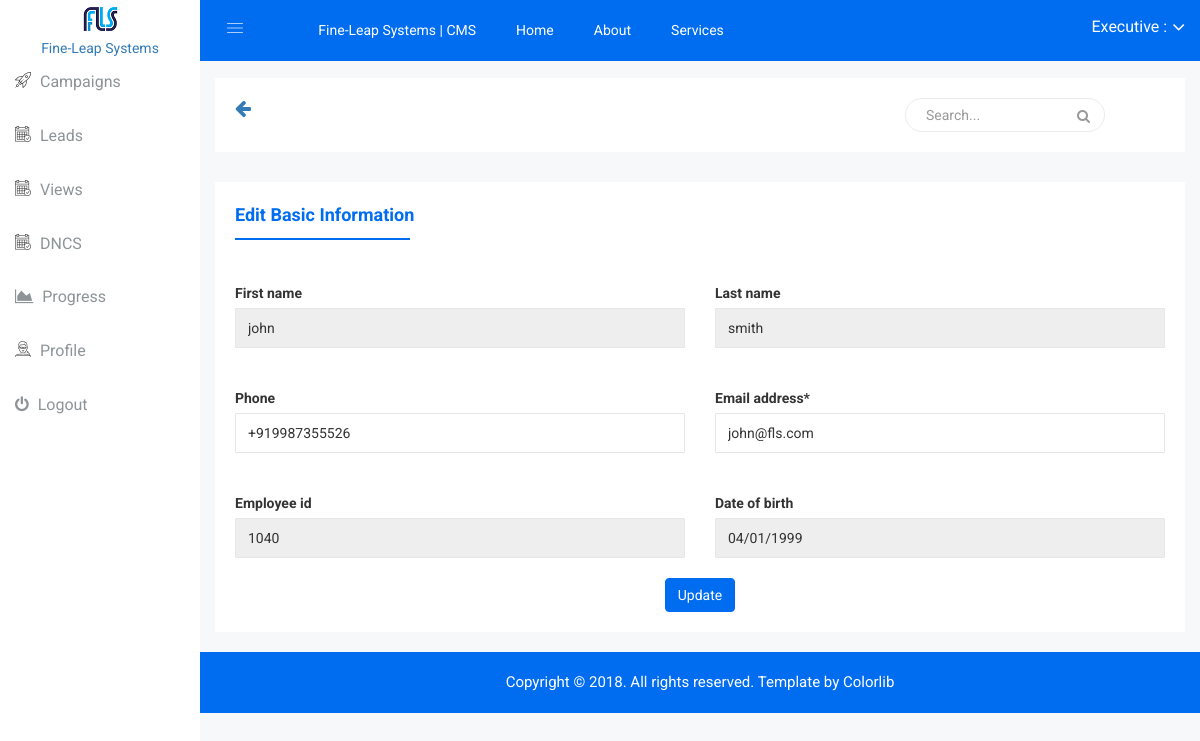
The page /profile/update/ (signed in) on the database its author committed.
### portal/models.py (models this page shows, shortened)
class User(AbstractBaseUser, PermissionsMixin):
    email = models.EmailField(_('email address'), unique=True)
    first_name = models.CharField(max_length=32, blank=True)
    last_name = models.CharField(max_length=32, blank=True)
    phone = models.CharField(max_length=13, blank=True)
    employee_id = models.CharField(max_length=12, blank=True)
    date_joined = models.DateTimeField(_('date joined'), auto_now_add=True)
    date_of_birth = models.DateField(blank=True, null=True)
    details = models.TextField(blank=True)
    is_active = models.BooleanField(_('active'), default=True)
    is_staff = models.BooleanField(_('staff'), default=False)
    is_superuser = models.BooleanField(_('superuser'), default=False)
    objects = UserManager()
    USERNAME_FIELD = 'email'
    REQUIRED_FIELDS = []
    class Meta:
        verbose_name = _('user')
        verbose_name_plural = _('users')

### portal/views.py (the view, shortened to what this page needs)
# urls.py: url(r'^profile/update/$', views.ProfileUpdateView.as_view(), name='profile_update'),
class ProfileUpdateView(LoginRequiredMixin, UpdateView):
    model = User
    form_class = ProfileUpdateForm
    template_name = "portal/profile_update.html"
    success_url = reverse_lazy("portal:profile_update")
    def get_object(self, queryset=None):
        return self.request.user

### portal/forms.py
class ProfileUpdateForm(forms.ModelForm):
    first_name = forms.CharField(disabled=True, required=False)
    last_name = forms.CharField(disabled=True, required=False)
    date_of_birth = forms.DateField(disabled=True, required=False)
    employee_id = forms.CharField(disabled=True, required=False)
    class Meta:
        model = User
        fields = ('first_name', 'last_name', 'email', 'phone', 'date_of_birth', 'employee_id')

### portal/templates/portal/profile_update.html (shortened to what this page needs)
{% extends "portal/base.html" %}
{% load crispy_forms_tags %}
{% block content %}
        <div class="single-pro-review-area mt-t-30 mg-b-15">
            <div class="container-fluid">
                <div class="row">
                    <div class="col-lg-12 col-md-12 col-sm-12 col-xs-12">
                        <div class="product-payment-inner-st">
                            <ul id="myTabedu1" class="tab-review-design">
                                <li class="active"><a href="#description">Edit Basic Information</a></li>
                            </ul>
                            <div id="myTabContent" class="tab-content custom-product-edit">
                                <div class="product-tab-list tab-pane fade active in" id="description">
                                    <div class="row">
                                        <div class="col-lg-12 col-md-12 col-sm-12 col-xs-12">
                                            <div class="review-content-section">
                                                <div id="dropzone1" class="pro-ad">
                                                    <form method="post" class="dropzone dropzone-custom needsclick add-professors" id="demo1-upload">
                                                        <div class="row">
                                                            <div class="form-group col-lg-6">
                                                                {{ form.first_name|as_crispy_field }}
                                                            </div>
                                                            <div class="form-group col-lg-6">
                                                                {{ form.last_name|as_crispy_field }}
                                                            </div>
                                                            <div class="form-group col-lg-6">
                                                                {{ form.phone|as_crispy_field }}
                                                            </div>
                                                            <div class="form-group col-lg-6">
                                                                {{ form.email|as_crispy_field }}
                                                            </div>
                                                            <div class="form-group col-lg-6">
                                                                {{ form.employee_id|as_crispy_field }}
                                                            </div>
                                                            <div class="form-group col-lg-6">
                                                                {{ form.date_of_birth|as_crispy_field }}
                                                            </div>
                                                        </div>
                                                        <div class="row">
                                                            <div class="col-lg-12">
                                                                <div class="payment-adress">
                                                                    <button type="submit" class="btn btn-primary waves-effect waves-light">Update</button>
                                                                </div>
                                                            </div>
                                                        </div>
                                                    </form>
                                                </div>
                                            </div>
                                        </div>
                                    </div>
                                </div>
                            </div>
                        </div>
                    </div>
                </div>
            </div>
        </div>
{% endblock %}

### portal/static/css/main.css (style rules this page uses)
html { color: #222; font-size: 1em; line-height: 1.4; }

### portal/static/css/crm_custom.css (style rules this page uses)
.btn-primary { background-color: #006DF0!important; }

### rows shown on the page
User: first_name "john", last_name "smith", phone "+919987355526", email "john@fls.com", employee_id "1040", date_of_birth "04/01/1999"
